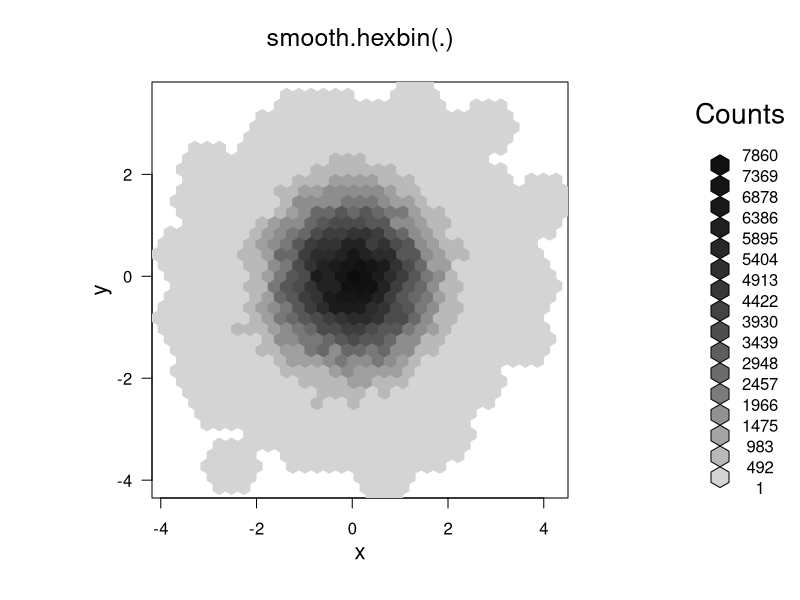
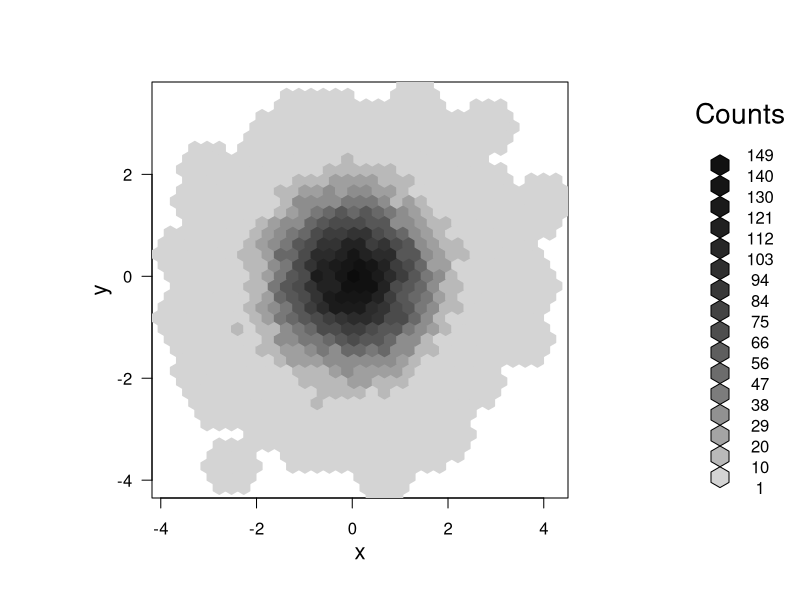
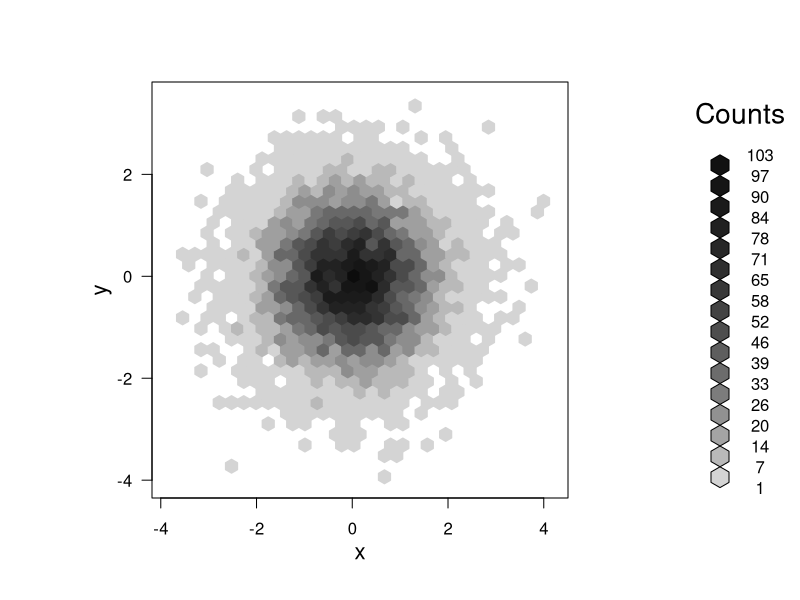

Recreate these plots in R, in order.
library(hexbin)


### Name: smooth.hexbin
### Title: Hexagon Bin Smoothing
### Aliases: smooth.hexbin smoothbin-class
### Keywords: misc

### ** Examples

x <- rnorm(10000)
y <- rnorm(10000)
bin <- hexbin(x,y)
# show the smooth counts in gray level
smbin  <- smooth.hexbin(bin)
plot(smbin, main = "smooth.hexbin(.)")

# Compare the smooth and the origin
smbin1 <- smbin
smbin1@count <- as.integer(ceiling(smbin@count/sum(smbin@wts)))
plot(smbin1)
smbin2 <- smooth.hexbin(bin,wts=c(1,0,0))  # expand the domain for comparability
plot(smbin2)
